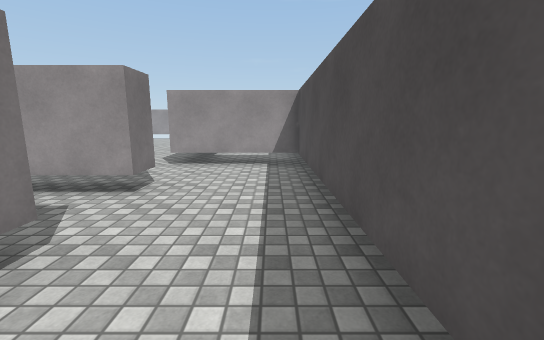
View 1 (above)

24 first-person views from a walk through a Unity game level. The camera is 1.4 m above the floor, tilts 10° down and sees 90° across. The floor is counted in squares, 1 m on a side. Each view is taken from the middle of a square. On the plan, view 1 faces up. The plan holds only what a view shows up to about 13 squares ahead; the rest is blank. The player is left out. Surface patterns are stand-ins for the level's own textures.

View 2
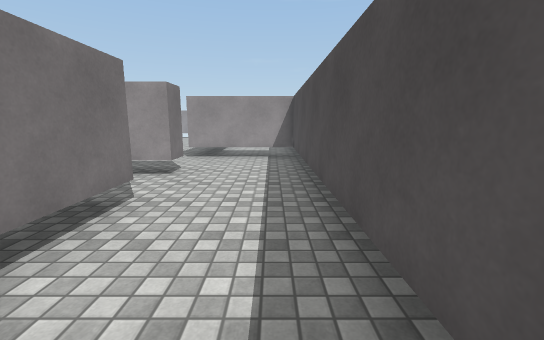

View 3
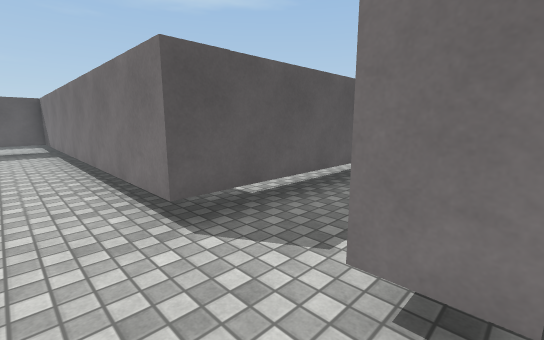

View 4
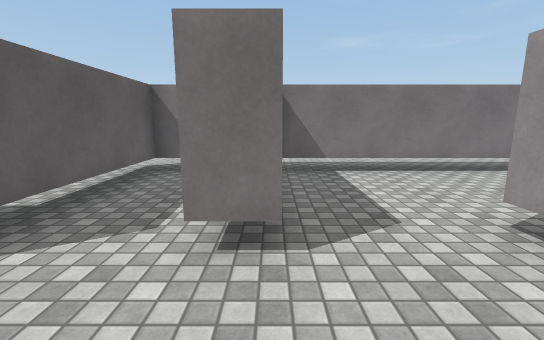

View 5
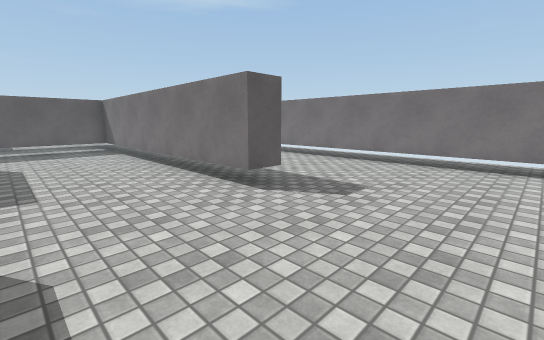

View 6
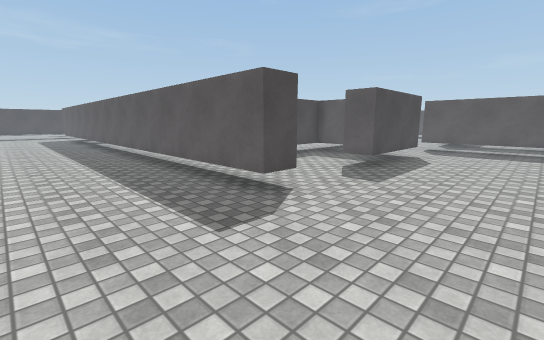

View 7
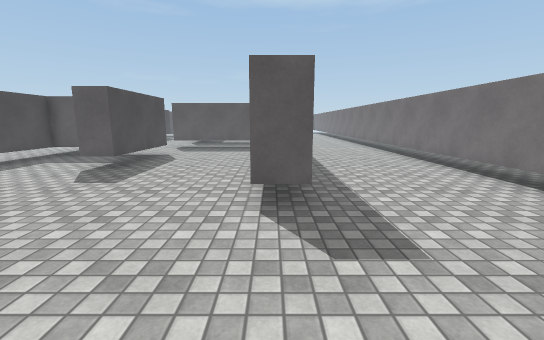

View 8
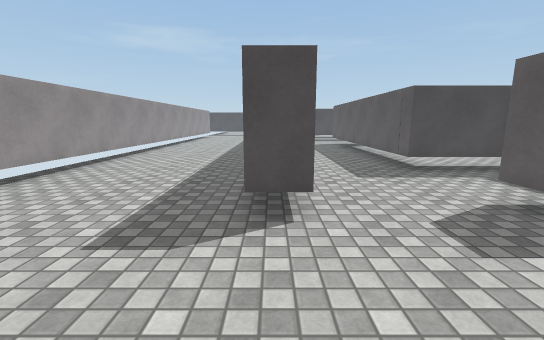

View 9
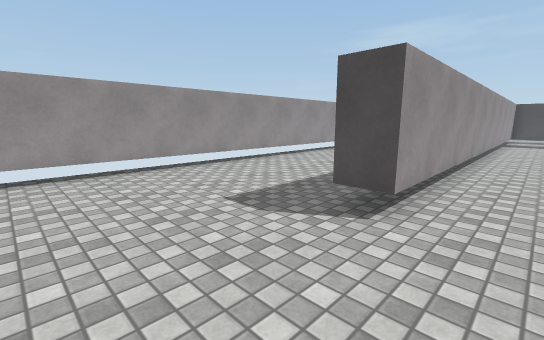

View 10
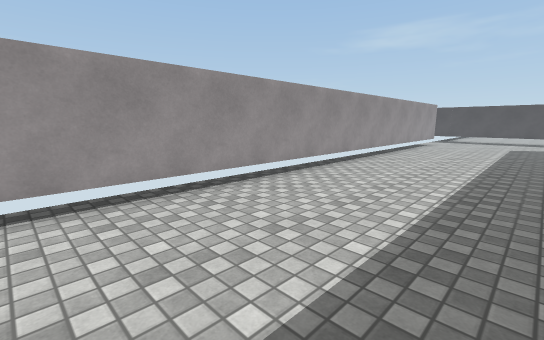

View 11
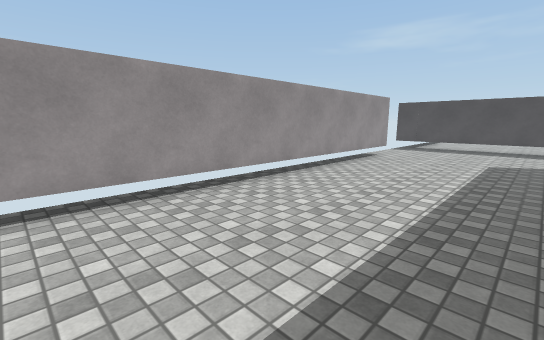

View 12
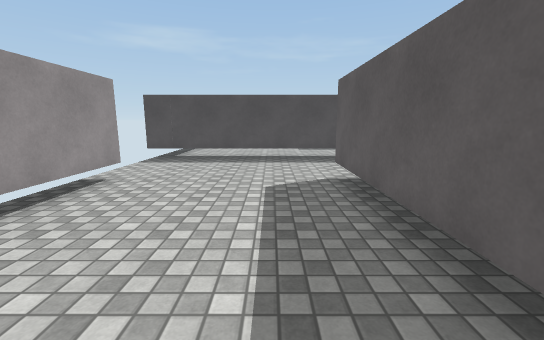

View 13
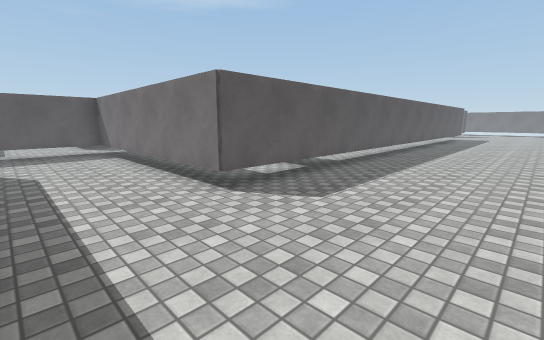

View 14
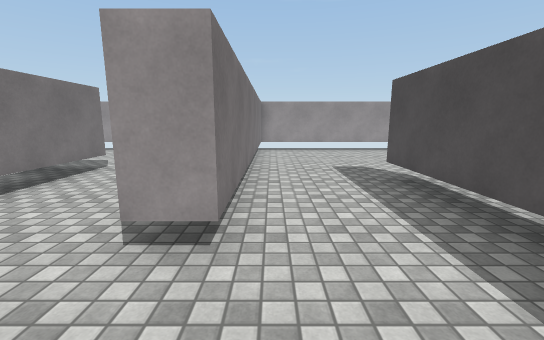

View 15
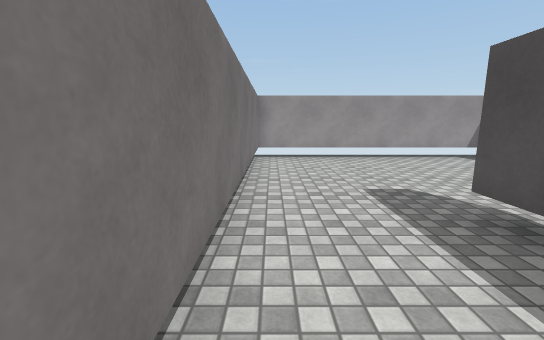

View 16
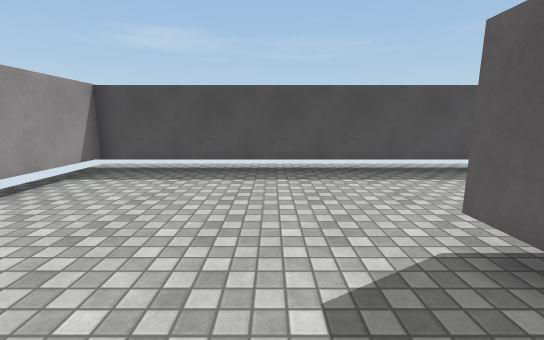

View 17
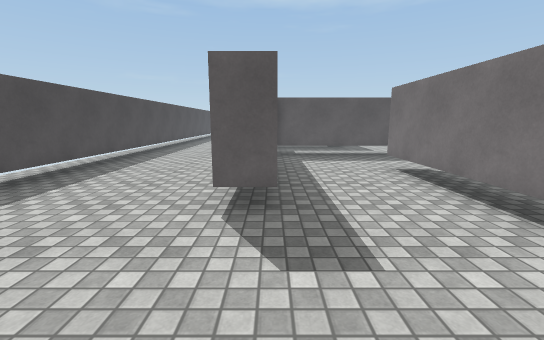

View 18
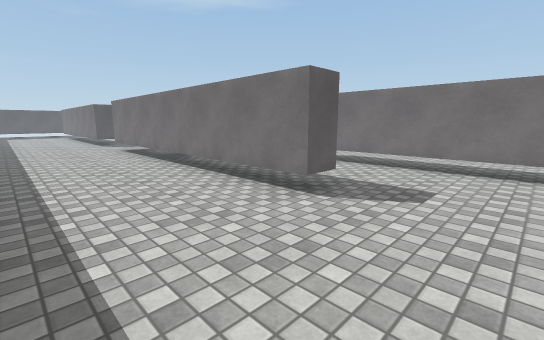

View 19
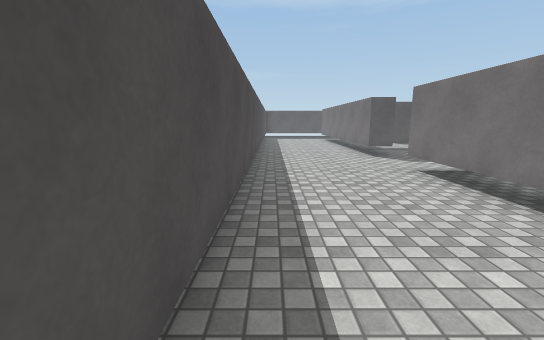

View 20
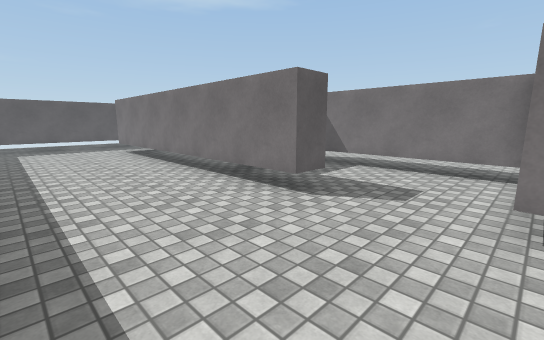

View 21
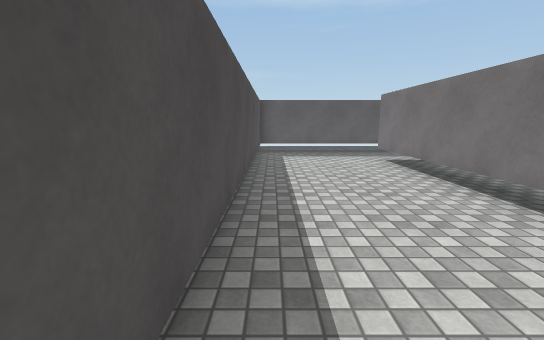

View 22
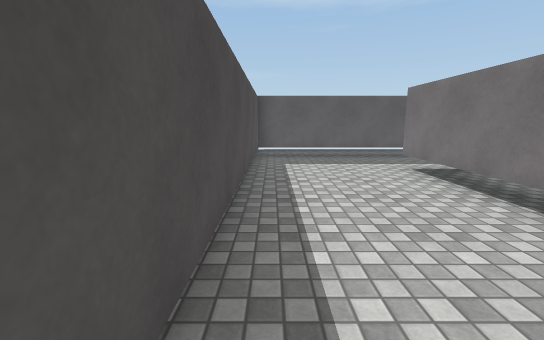

View 23
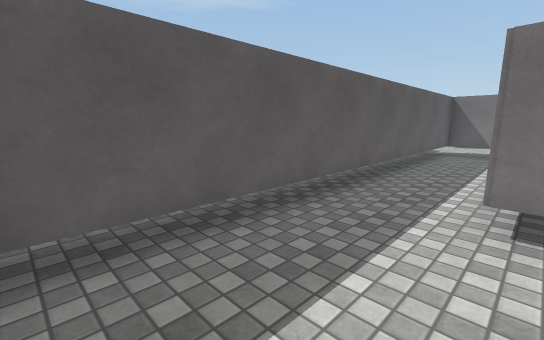

View 24
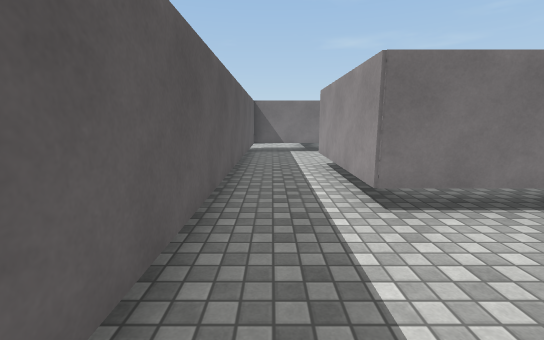

### Floor plan
Key: @ floor where view 1 was taken; # wall or solid block; . floor; T thing the floor can be seen under or through.
Columns run from 14 left of view 1 to 33 right of it. Each row starts with its distance up from view 1.
 24                                      #
 23        ###########################...###########
 22        ..............................T.........#
 21 #....................................T.........#
 20 #....................................T.........#
 19 #....................................T.........#
 18 #....................................T.........#
 17 #..........#######################...T.........#
 16 #....##.....................  .. #...T...##....#
 15 #.... #...................       #...T...##....#
 14 #.... T..............            #...T...##....#
 13 #.... T....##..######            #...T...##....#
 12 #.... T....# ..#                 #...T...##....#
 11 #.... T....# ..# ..              #....... #....#
 10 #.... T....#  ## ..              #....... #....#
  9 #.... T....#TTT# ..              #....... #....#
  8 #.... T........# ..              ##########....#
  7    .. T........#                 ........ #....#
  6       ######...#                  ...     #....#
  5          ###...#                   ..     #....#
  4        ........#                    . T   #....#
  3       #TTTTT...#                   .. T........#
  2            T...#                   .. T........#
  1         ...T...#                   .. T........#
  0            #..@#                   .. T..##....#
 -1            #.. #                   .. T.. #....#
 -2            #...                    ..     #....#
 -3            #..                            #....#
 -4            #..                            #....#
 -5            #..                            #....#
 -6            #..                            #....#
 -7            #..                          . #....#
 -8            #..                          . #....#
 -9            #..                          . #....#
-10            ###                   #...######....#
-11             ..                   #.............#
-12                                  #.............#
-13                                  ###############

Where each view was taken, in squares from view 1:
view 1: 0 up, 0 right, facing up
view 2: 2 down, 0 right, facing up
view 3: 6 up, 1 left, facing down-left
view 4: 6 up, 0 right, facing left
view 5: 21 up, 4 left, facing down-left
view 6: 21 up, 7 left, facing down-right
view 7: 21 up, 8 left, facing down
view 8: 17 up, 7 left, facing right
view 9: 15 up, 7 left, facing up-right
view 10: 18 up, 0 right, facing up-right
view 11: 18 up, 7 right, facing up-right
view 12: 19 up, 12 right, facing right
view 13: 22 up, 22 right, facing down-left
view 14: 9 up, 24 right, facing up
view 15: 12 up, 24 right, facing up
view 16: 18 up, 25 right, facing right
view 17: 20 up, 27 right, facing down
view 18: 19 up, 32 right, facing down-left
view 19: 12 up, 32 right, facing down
view 20: 4 up, 32 right, facing down-left
view 21: 0 up, 32 right, facing down
view 22: 2 down, 32 right, facing down
view 23: 10 down, 32 right, facing down-left
view 24: 12 down, 32 right, facing left
